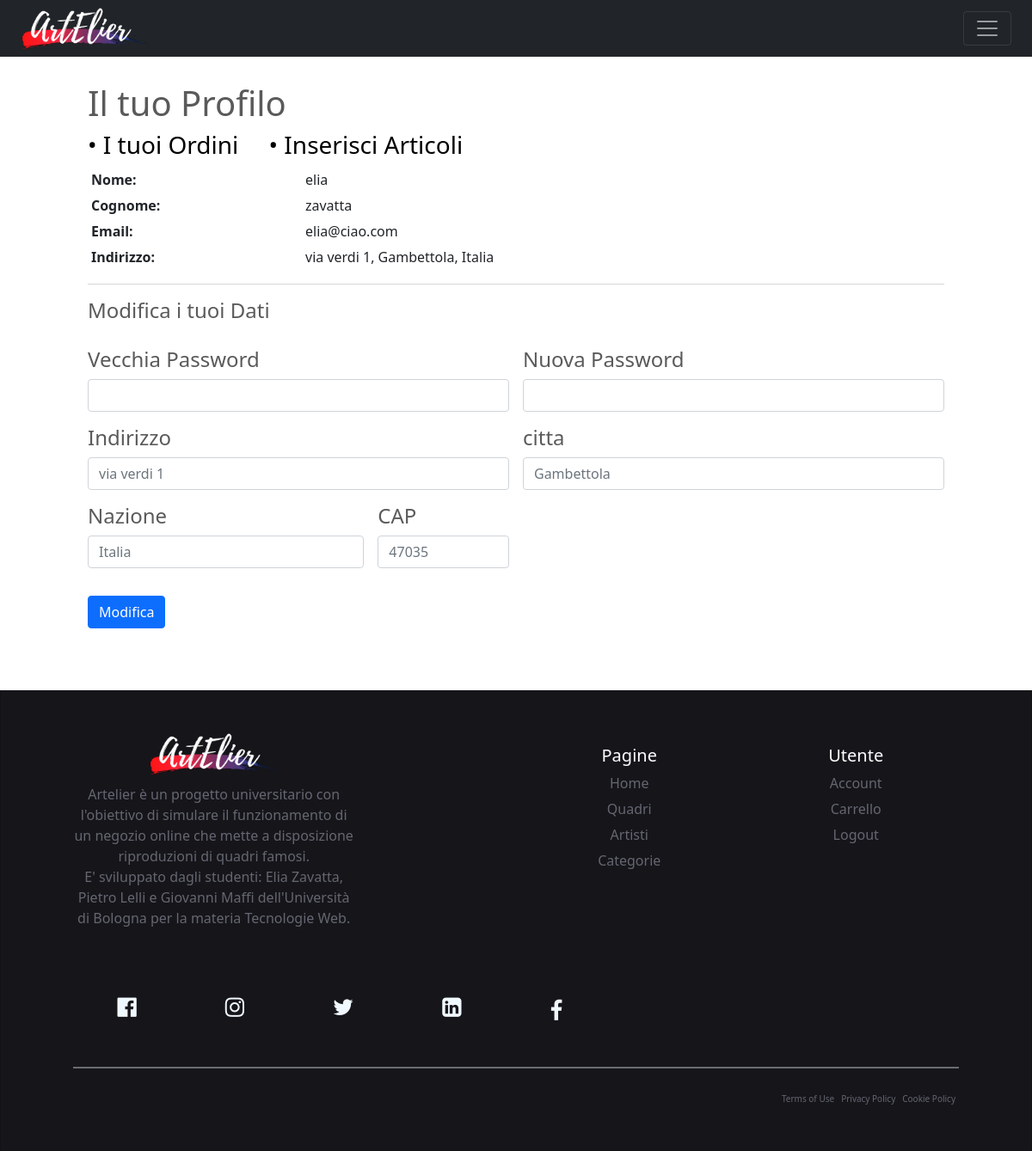
The app's page /Progetto/Php/utente2.php (signed in) with its own data.
### tables this page shows
CREATE TABLE Utente(
    email varchar(50) PRIMARY KEY,
    passwordd varchar(250),
    nome varchar(50),
    cognome varchar(50),
    venditore boolean,
    indirizzo varchar(150),
	citta VARCHAR(50),
    paese varchar(50),
    cap int
);

### Progetto/Php/utente2.php (called while the page is built, shortened)
<?php
require_once 'bootstrap.php';
$templateParams["notifiche"] = $dbh->countNotifiche($_SESSION['email']);
$templateParams["utente"] = $dbh->getUtente($_SESSION['email']);
require 'template/utente.php';
?>

### Progetto/Php/database.php (called while the page is built, shortened)
<?php
class DatabaseHelper{
    private $db;
    public function __construct($servername, $username, $password, $dbname, $port){
        $this->db = new mysqli($servername, $username, $password, $dbname, $port);
    }
    public function getUtente($email){
        $query = "SELECT * FROM utente WHERE email = ?";
        $stmt = $this->db->prepare($query);
        $stmt->bind_param('s',$email);
        $stmt->execute();
        $result = $stmt->get_result();
        return $result->fetch_all(MYSQLI_ASSOC);
    }
    public function countNotifiche($email){
        $query ="SELECT COUNT(*) AS num FROM notifica WHERE email=? AND visualizzato = 0";
        $stmt = $this->db->prepare($query);
        $stmt->bind_param('s',$email);
        $stmt->execute();
        $result = $stmt->get_result();
        return $result->fetch_all(MYSQLI_ASSOC);
    }
}
?>

### Progetto/Php/bootstrap.php (called while the page is built, shortened)
<?php
require_once("utils/function.php");
require_once("database.php");
$dbh = new DatabaseHelper("localhost", "root", "", "artelier",3306);
?>

### Progetto/Php/utils/function.php (called while the page is built, shortened)
<?php
function isUserLoggedIn(){
    return !empty($_SESSION['email']);
}
?>

### Progetto/Php/template/utente.php (the view, shortened to what this page needs)
<!doctype html>
<html lang="it">
  <head>
	<link href="https://cdn.jsdelivr.net/npm/bootstrap@5.1.3/dist/css/bootstrap.min.css" rel="stylesheet">
  <link rel="stylesheet" href="https://cdnjs.cloudflare.com/ajax/libs/font-awesome/4.7.0/css/font-awesome.min.css">
    <link href="../Css/HomePage2.css" rel="stylesheet">
  </head>
  <body>
  <header>
      <div class="container-fluid" style="padding: 0px;">
        <div class="row">
          <div class="col-12">
            <nav class="navbar navbar-dark bg-dark fixed-top">
              <div class="container-fluid">
                <a href="./home2.php"><img src="../Immagini/logobiancocut.png" class="d-block" alt="..." style="margin: 0px; padding: 0px; width: 150px;"></a>
                <button class="navbar-toggler" type="button" data-bs-toggle="offcanvas" data-bs-target="#offcanvasNavbar" aria-controls="offcanvasNavbar">
                  <span class="navbar-toggler-icon"></span>
                </button>
              </div>
            </nav>
          </div>
        </div>
  <main>
    <br>
    <div class="row">
    <div class="col-1"> </div>
      <div class="col-md-10">
        <h1>Il tuo Profilo</h1>
        <?php foreach($templateParams["utente"] as $utente): ?>
        <?php if($utente["venditore"] ): ?>
        <h3><a class="mb-3" href="./archivio-Ordini.php" style="color: black; text-decoration: none;" >• I tuoi Ordini</a>
        <a class="mb-3" href="./archivio-inserimentoArt.php"  style="color: black; text-decoration: none;" >&emsp;• Inserisci Articoli</a><br>
        <?php else:?>
        <a class="mb-3" href="./archivio-Ordini.php" style="color: black; text-decoration: none;" >• I tuoi Ordini</a><br>
        <?php endif?>
        </h3>
        <div class="table-responsive">
          <table class="table table-sm table-borderless mb-0">
            <tbody>
              <tr>
                <th class="pl-0 w-25" scope="row">Nome: </th>
                <td><?php echo $utente["nome"] ?></td>
              </tr>
              <tr>
                <th class="pl-0 w-25" scope="row">Cognome: </th>
                <td><?php echo $templateParams["utente"][0]["cognome"] ?></td>
              </tr>
              <tr>
                <th class="pl-0 w-25" scope="row">Email:</th>
                <td><?php echo $templateParams["utente"][0]["email"] ?></td>
              </tr>
              <tr>
                <th class="pl-0 w-25" scope="row">Indirizzo: </th>
                <td><?php echo $templateParams["utente"][0]["indirizzo"] ?>, <?php echo $templateParams["utente"][0]["citta"] ?>, <?php echo $templateParams["utente"][0]["paese"] ?></td>
              </tr>
            </tbody>
          </table>
        </div>
        <hr>
        <h4 class="mb-3">Modifica i tuoi Dati<br><br>
          <form class="row g-3"  action="./utente2.php" method="POST">
            <div class="col-md-6">
              <label for="inputPassword4" class="form-label">Vecchia Password</label>
              <input type="password" class="form-control" id="inputPassword" name="vecchiaPassword">
            </div>
            <div class="col-md-6">
              <label for="inputPassword4" class="form-label">Nuova Password</label>
              <input type="password" class="form-control" id="inputPassword2" name="nuovaPassword">
            </div>
            <div class="col-md-6">
              <label for="inputAddress" class="form-label">Indirizzo</label>
              <input type="text" class="form-control" id="inputAddress" name="indirizzo" placeholder="<?php echo $utente["indirizzo"]?>">
            </div>
            <div class="col-md-6">
              <label for="inputCity" class="form-label">citta</label>
              <input type="text" class="form-control" id="inputCity" name="citta" placeholder="<?php echo $utente["citta"]?>">
            </div>
            <div class="col-md-4">
            <label for="inputCity" class="form-label">Nazione</label>
              <input type="text" class="form-control" id="inputNazione" name="paese" placeholder="<?php echo $utente["paese"]?>">
            </div>
            <div class="col-md-2">
              <label for="inputCap" class="form-label">CAP</label>
              <input type="text" class="form-control" id="inputZip" name="cap" placeholder="<?php echo $utente["cap"]?>">
            </div>
            <div class="col-12">
            <button type="submit" class="btn btn-primary" name="btnModifica">Modifica</button>
            </div>
          </form>
          <?php endforeach; ?>
      </div>
    </div>
  </main>
  <div id="chisiamo" class="container-fluid mt-5" style="padding: 0px; text-align: center;">
    <div class="card" style="width: 100%;">
        <div class="row mb-4 ">
            <div class="col-md-4 ">
                <div class="footer-text">
                        <a href="./home2.php"> <img src="../Immagini/logobiancocut.png" alt="" style="max-height: 50px; margin-bottom: 10px;"></a>
                    <p class="card-text">Artelier è un progetto universitario con l'obiettivo di simulare il funzionamento di un negozio online che mette a disposizione riproduzioni di quadri famosi.<br>
                      E' sviluppato dagli studenti: Elia Zavatta, Pietro Lelli e Giovanni Maffi dell'Università di Bologna per la materia Tecnologie Web.</p>
                </div>
            </div>
            <div class="col-md-2"></div>
            <div class="col-md-3">
                <h5 class="heading" style="margin-top: 15px;">Pagine</h5>
                <ul>
                  <a href="./home2.php"><li>Home</li></a>
                  <a href="./archivio-quadri.php"><li>Quadri</li></a>
                  <a href="./archivio-artisti.php"><li>Artisti</li></a>
                  <a href="./archivio-Categorie.php"><li>Categorie</li></a>
                </ul>
            </div>
            <div class="col-md-3">
                <h5 class="heading" style="margin-top: 15px;">Utente</h5>
                <ul class="card-text">
                <?php if(isUserLoggedIn()): ?>
                    <a href="./utente2.php"><li>Account</li></a>
                    <a href="./archivio-carrello.php"><li>Carrello</li></a>
                    <a href="./logout.php"><li>Logout</li></a>
                    <?php else: ?>
                      <a href="./login.php"><li>Login</li></a>
                      <a href="./registrazione.php"><li>Registrazione</li></a>
                    <?php endif; ?>
                </ul>
            </div>
        </div>
        <div class="row">
          <div class="col-12">
            <div class="social mt-2 mb-3"> <i class="fa fa-facebook-official fa-lg"></i> <i class="fa fa-instagram fa-lg"></i> <i class="fa fa-twitter fa-lg"></i> <i class="fa fa-linkedin-square fa-lg"></i> <i class="fa fa-facebook"></i> </div>
          </div>
        </div>
        <div class="divider mb-4"> </div>
        <div class="row" style="font-size:10px;">
          <div class="col-md-6 col-sm-6 col-xs-6"></div>
          <div class="col-md-6 col-sm-6 col-xs-6">
            <div class="pull-right mr-4 d-flex policy">
              <div>Terms of Use</div>
              <div>Privacy Policy</div>
              <div>Cookie Policy</div>
            </div>
          </div>
        </div>
      </div>
    </div>
  </body>
</html>

### Progetto/Css/HomePage2.css (style rules this page uses)
body { padding-top: 3rem; color: rgb(90, 90, 90); }
i { color: aliceblue; float: left; }
.card { padding: 4% 7%; color: #646771; background-color: #16151a; border-radius: 0px }
ul { list-style-type: none; margin: 0; padding: 0 }
.card li { margin: 6px; }
hr { border-width: 3px }
.social>i { padding: 5%; font-size: 26px }
.policy>div { padding: 4px }
.divider { border-top: 2px solid rgba(189, 196, 203, 0.5); }
.footer-text > h1, h5 { color: #fff; }
.card a { text-decoration: none; color: #646771; }

### records on screen
utente: venditore "• I tuoi Ordini", nome "elia", cognome "zavatta", email "elia@ciao.com", indirizzo "via verdi 1", citta "Gambettola", paese "Italia", cap "47035"
